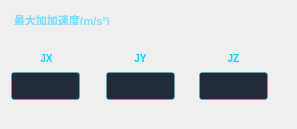
                     <widget class="QWidget" name="widget_5" native="true">
                      <property name="minimumSize">
                       <size>
                        <width>0</width>
                        <height>129</height>
                       </size>
                      </property>
                      <property name="maximumSize">
                       <size>
                        <width>16777215</width>
                        <height>129</height>
                       </size>
                      </property>
                      <layout class="QVBoxLayout" name="verticalLayout_27">
                       <item>
                        <widget class="QLabel" name="maxJerkLabel">
                         <property name="maximumSize">
                          <size>
                           <width>16777215</width>
                           <height>16</height>
                          </size>
                         </property>
                         <property name="styleSheet">
                          <string notr="true">QLabel#maxVelLabel,
QLabel#maxAccLabel,
QLabel#maxJerkLabel {
    color: rgba(110, 220, 255, 220);
    font-size: 11px;
    font-weight: 600;
    background-color: transparent;
    border: none;
    padding-top: 4px;
    padding-bottom: 2px;
}</string>
                         </property>
                         <property name="text">
                          <string>最大加加速度(m/s³)</string>
                         </property>
                        </widget>
                       </item>
                       <item>
                        <widget class="QWidget" name="vxItem_3" native="true">
                         <property name="sizePolicy">
                          <sizepolicy hsizetype="Expanding" vsizetype="Preferred">
                           <horstretch>0</horstretch>
                           <verstretch>0</verstretch>
                          </sizepolicy>
                         </property>
                         <layout class="QHBoxLayout" name="horizontalLayout_14">
                          <property name="leftMargin">
                           <number>0</number>
                          </property>
                          <item>
                           <widget class="QWidget" name="VXwidget_3" native="true">
                            <property name="minimumSize">
                             <size>
                              <width>80</width>
                              <height>0</height>
                             </size>
                            </property>
                            <layout class="QVBoxLayout" name="verticalLayout_24">
                             <property name="leftMargin">
                              <number>0</number>
                             </property>
                             <item>
                              <widget class="QLabel" name="JXlabel">
                               <property name="styleSheet">
                                <string notr="true">QLabel#JXlabel {
    color: rgb(0, 212, 255);
    font-size: 10px;
    font-weight: 600;
    background: transparent;
    border: none;
}</string>
                               </property>
                               <property name="text">
                                <string>JX</string>
                               </property>
                               <property name="alignment">
                                <set>Qt::AlignCenter</set>
                               </property>
                              </widget>
                             </item>
                             <item>
                              <widget class="QLineEdit" name="JXlineEdit">
                               <property name="minimumSize">
                                <size>
                                 <width>69</width>
                                 <height>28</height>
                                </size>
                               </property>
                               <property name="maximumSize">
                                <size>
                                 <width>69</width>
                                 <height>16777215</height>
                                </size>
                               </property>
                               <property name="styleSheet">
                                <string notr="true">/* 1. 默认状态：保持你的原样 */
QLineEdit#JXlineEdit {
    min-height: 26px; 
    background-color: rgba(2, 12, 24, 220); 
    color: white; 
    border: 1px solid rgba(0, 212, 255, 80); 
    border-radius: 3px; 
    padding: 0 8px;
}

/* 2. 获得焦点时：保持你的原样 */
QLineEdit#JXlineEdit:focus {
    border: 1px solid rgb(0, 212, 255);
}

/* 【新增】3. 错误状态：当 error 属性为 true 时，边框变红，背景稍微变深以示警告 */
QLineEdit#JXlineEdit[error=&quot;true&quot;] {
    border: 2px solid rgb(255, 0, 0);  /* 红色加粗边框 */
    background-color: rgba(20, 0, 0, 220); /* 背景微红，增强警示感 */
}

/* 【新增】4. 错误状态且获得焦点：用户正在修改错误的输入，保持红色边框提醒 */
QLineEdit#JXlineEdit[error=&quot;true&quot;]:focus {
    border: 2px solid rgb(255, 50, 50);
}</string>
                               </property>
                               <property name="placeholderText">
                                <string/>
                               </property>
                              </widget>
                             </item>
                            </layout>
                           </widget>
                          </item>
                          <item>
                           <widget class="QWidget" name="VYwidget_3" native="true">
                            <property name="minimumSize">
                             <size>
                              <width>80</width>
                              <height>0</height>
                             </size>
                            </property>
                            <layout class="QVBoxLayout" name="verticalLayout_25">
                             <item>
                              <widget class="QLabel" name="JYlabel">
                               <property name="styleSheet">
                                <string notr="true">QLabel#JYlabel {
    color: rgb(0, 212, 255);
    font-size: 10px;
    font-weight: 600;
    background: transparent;
    border: none;
}</string>
                               </property>
                               <property name="text">
                                <string>JY</string>
                               </property>
                               <property name="alignment">
                                <set>Qt::AlignCenter</set>
                               </property>
                              </widget>
                             </item>
                             <item>
                              <widget class="QLineEdit" name="JYlineEdit">
                               <property name="minimumSize">
                                <size>
                                 <width>69</width>
                                 <height>28</height>
                                </size>
                               </property>
                               <property name="maximumSize">
                                <size>
                                 <width>69</width>
                                 <height>16777215</height>
                                </size>
                               </property>
                               <property name="styleSheet">
                                <string notr="true">/* 1. 默认状态：保持你的原样 */
QLineEdit#JYlineEdit {
    min-height: 26px; 
    background-color: rgba(2, 12, 24, 220); 
    color: white; 
    border: 1px solid rgba(0, 212, 255, 80); 
    border-radius: 3px; 
    padding: 0 8px;
}

/* 2. 获得焦点时：保持你的原样 */
QLineEdit#JYlineEdit:focus {
    border: 1px solid rgb(0, 212, 255);
}

/* 【新增】3. 错误状态：当 error 属性为 true 时，边框变红，背景稍微变深以示警告 */
QLineEdit#JYlineEdit[error=&quot;true&quot;] {
    border: 2px solid rgb(255, 0, 0);  /* 红色加粗边框 */
    background-color: rgba(20, 0, 0, 220); /* 背景微红，增强警示感 */
}

/* 【新增】4. 错误状态且获得焦点：用户正在修改错误的输入，保持红色边框提醒 */
QLineEdit#JYlineEdit[error=&quot;true&quot;]:focus {
    border: 2px solid rgb(255, 50, 50);
}</string>
                               </property>
                               <property name="placeholderText">
                                <string/>
                               </property>
                              </widget>
                             </item>
                            </layout>
                           </widget>
                          </item>
                          <item>
                           <widget class="QWidget" name="VZwidget_3" native="true">
                            <property name="minimumSize">
                             <size>
                              <width>80</width>
                              <height>0</height>
                             </size>
                            </property>
                            <layout class="QVBoxLayout" name="verticalLayout_26">
                             <item>
                              <widget class="QLabel" name="JZlabel">
                               <property name="styleSheet">
                                <string notr="true">QLabel#JZlabel {
    color: rgb(0, 212, 255);
    font-size: 10px;
    font-weight: 600;
    background: transparent;
    border: none;
}</string>
                               </property>
                               <property name="text">
                                <string>JZ</string>
                               </property>
                               <property name="alignment">
                                <set>Qt::AlignCenter</set>
                               </property>
                              </widget>
                             </item>
                             <item>
                              <widget class="QLineEdit" name="JZlineEdit">
                               <property name="minimumSize">
                                <size>
                                 <width>69</width>
                                 <height>28</height>
                                </size>
                               </property>
                               <property name="maximumSize">
                                <size>
                                 <width>69</width>
                                 <height>16777215</height>
                                </size>
                               </property>
                               <property name="styleSheet">
                                <string notr="true">/* 1. 默认状态：保持你的原样 */
QLineEdit#JZlineEdit {
    min-height: 26px; 
    background-color: rgba(2, 12, 24, 220); 
    color: white; 
    border: 1px solid rgba(0, 212, 255, 80); 
    border-radius: 3px; 
    padding: 0 8px;
}

/* 2. 获得焦点时：保持你的原样 */
QLineEdit#JZlineEdit:focus {
    border: 1px solid rgb(0, 212, 255);
}

/* 【新增】3. 错误状态：当 error 属性为 true 时，边框变红，背景稍微变深以示警告 */
QLineEdit#JZlineEdit[error=&quot;true&quot;] {
    border: 2px solid rgb(255, 0, 0);  /* 红色加粗边框 */
    background-color: rgba(20, 0, 0, 220); /* 背景微红，增强警示感 */
}

/* 【新增】4. 错误状态且获得焦点：用户正在修改错误的输入，保持红色边框提醒 */
QLineEdit#JZlineEdit[error=&quot;true&quot;]:focus {
    border: 2px solid rgb(255, 50, 50);
}</string>
                               </property>
                               <property name="placeholderText">
                                <string/>
                               </property>
                              </widget>
                             </item>
                            </layout>
                           </widget>
                          </item>
                         </layout>
                        </widget>
                       </item>
                      </layout>
                     </widget>
